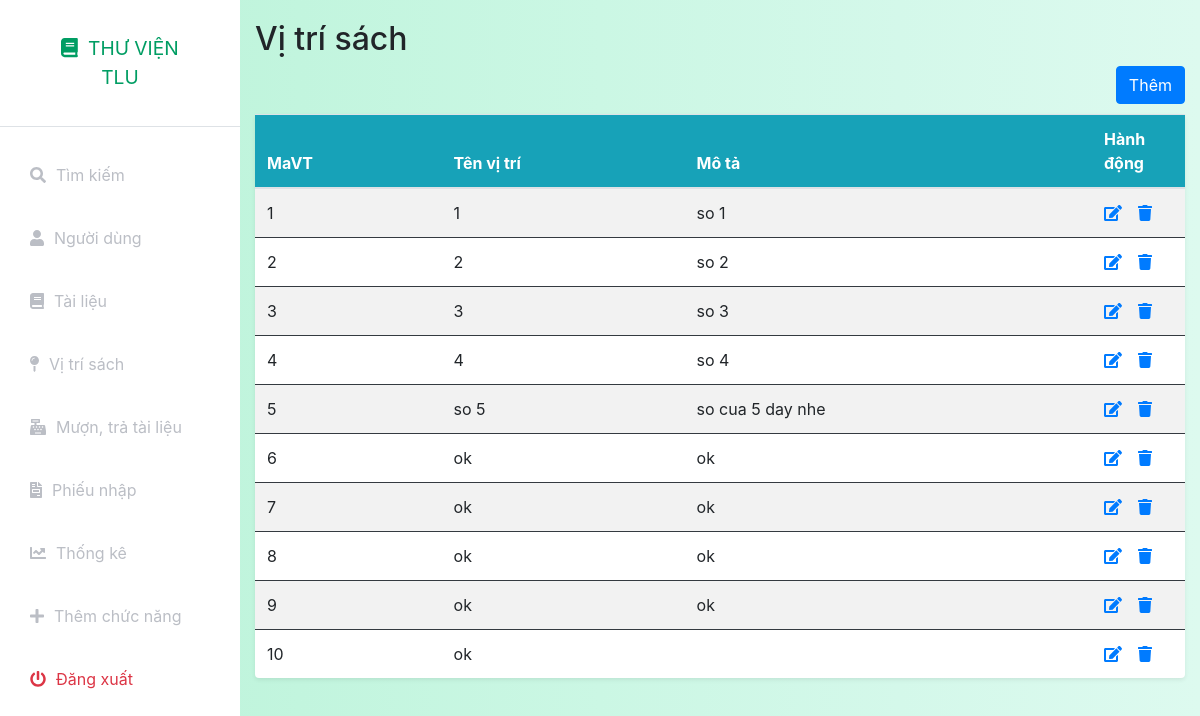
The app's page /index.php?controller=position&action=index (signed in) with its own data.
### tables this page shows
CREATE TABLE `vitri` (
  `MaVT` int(11) NOT NULL,
  `TenVT` text NOT NULL,
  `MoTa` text NOT NULL,
  `status` int(11) NOT NULL DEFAULT 1
);

### index.php (called while the page is built, shortened)
<?php
include_once('models/Auth.php');
$action = isset($_GET['action']) ? $_GET['action'] : 'index';
$object = new $classController();
$object->$action();
?>

### config.php (called while the page is built, shortened)
<?php
function getalldata($query)
{
    global $connect;
    $result=mysqli_query($connect,$query);
    if(mysqli_num_rows($result)>0)
        return mysqli_fetch_all($result,MYSQLI_ASSOC);
    else
        return false;
}
function getonedata($query)
{
    global $connect;
    $result=mysqli_query($connect,$query);
    if($result&&mysqli_num_rows($result)==1)
        return mysqli_fetch_assoc($result);
    else
        return false;
}
?>

### models/User.php (called while the page is built, shortened)
<?php
include_once('./config.php');
class User
{
    public static function show($idoruser)
    {
        $query = "select * from nguoidung where id = '$idoruser' or Username = '$idoruser'";
        $data = getonedata($query);
        return $data;
    }
}

### models/Auth.php (called while the page is built, shortened)
<?php
include_once('./config.php');
include_once('User.php');
class Auth
{
    private static $ChucDanh = null;
    public static function isAdmin()
    {
        if(self::isLogin())
        {
            if (self::$ChucDanh == 'admin')
                return true;
            else
                return false;
        }
        else
        {
            return false;
        }
    }
    public static function isLogin()
    {
        if (isset($_SESSION['token']) && isset($_SESSION['Username'])) {
            $data = User::show($_SESSION['Username']);
            if($data)
            {
                if($data['token'] == $_SESSION['token'])
                {
                    self::$ChucDanh = $data['ChucDanh'];
                    return true;
                }
            }
            else
            {
                return false;
            }
        } else
            return false;
    }
}

### models/Position.php (called while the page is built, shortened)
<?php
include_once('./config.php');
class Position
{
    public static function index()
    {
        $query = "select * from vitri  where status = '1'";
        $data = getalldata($query);
        return $data;
    }
}

### views/position/index.php (the view)
<?php include_once('././assets/layouts/header.php'); ?>
<?php include_once('././assets/layouts/siderbar.php'); ?>
<div class="container-fluid" style="padding-top:20px">
    <h2>Vị trí sách</h2>
    <table class="table table-striped bg-white rounded shadow-sm  table-hover">
    <div class="d-grid gap-2 d-md-flex justify-content-md-end">
        <a name="" id="" class="btn btn-primary" href="index.php?controller=position&action=add" role="button" style="margin-bottom:10px">Thêm</a>
    </div>
        <thead class="bg-info text-white">
            <tr class="border-dark">
                <th>MaVT</th>
                <th>Tên vị trí</th>
                <th>Mô tả</th>
                <th style="width: 10%;">Hành động</th>
            </tr>
        </thead>
        <tbody>
            <?php
            if (isset($data) && is_array($data)) {
                foreach ($data as $document) {
                    if ($document['status'] == 1) {
                        echo "<tr>";
                        echo "<td class=\"border-dark\" scope=\"row\">" . $document['MaVT'] . "</td>";
                        echo "<td class=\"border-dark\">" . $document['TenVT'] . "</td>";
                        echo "<td class=\"border-dark\">" . $document['MoTa'] . "</td>";
                        echo '<td class="border-dark">';
                        echo '<a href="index.php?controller=position&action=edit&MaVT=' . $document['MaVT'] . '"><i class="fas fa-edit"></i></a>';
                        echo '<a class="ml-3" onclick="return confirm(\'Bạn có muốn xóa?\')" href="index.php?controller=position&action=delete&MaVT=' . $document['MaVT'] . '"><i class="fas fa-trash"></i></a>';
                        echo "</tr>";
                    }
                }
            }
            ?>
    </table>
</div>
<?php include_once('././assets/layouts/footer.php'); ?>

### assets/css/styles.css (style rules this page uses)
:root { --main-bg-color: #009d63; --main-text-color: #009d63; --second-text-color: #bbbec5; --second-bg-color: #c1efde; }

### records on screen
vitri: MaVT "1", TenVT "1", MoTa "so 1"
vitri: MaVT "2", TenVT "2", MoTa "so 2"
vitri: MaVT "3", TenVT "3", MoTa "so 3"
vitri: MaVT "4", TenVT "4", MoTa "so 4"
vitri: MaVT "5", TenVT "so 5", MoTa "so cua 5 day nhe"
vitri: MaVT "6", TenVT "ok", MoTa "ok"
vitri: MaVT "7", TenVT "ok", MoTa "ok"
vitri: MaVT "8", TenVT "ok", MoTa "ok"
vitri: MaVT "9", TenVT "ok", MoTa "ok"
vitri: MaVT "10", TenVT "ok"
